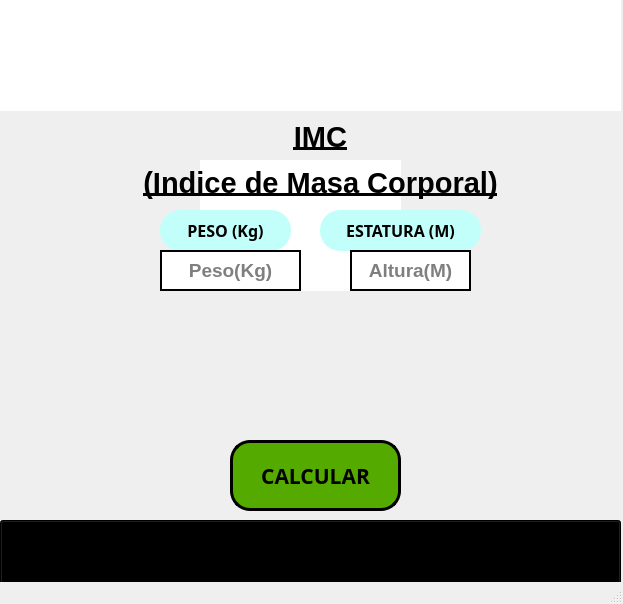
<?xml version="1.0" encoding="UTF-8"?>
<ui version="4.0">
 <class>MainWindow</class>
 <widget class="QMainWindow" name="MainWindow">
  <property name="geometry">
   <rect>
    <x>0</x>
    <y>0</y>
    <width>623</width>
    <height>604</height>
   </rect>
  </property>
  <property name="windowTitle">
   <string>MainWindow</string>
  </property>
  <property name="styleSheet">
   <string notr="true"/>
  </property>
  <widget class="QWidget" name="centralwidget">
   <widget class="QPushButton" name="btn_calcular">
    <property name="enabled">
     <bool>true</bool>
    </property>
    <property name="geometry">
     <rect>
      <x>230</x>
      <y>440</y>
      <width>171</width>
      <height>71</height>
     </rect>
    </property>
    <property name="font">
     <font>
      <family>Arial Black</family>
      <pointsize>16</pointsize>
      <weight>75</weight>
      <bold>true</bold>
     </font>
    </property>
    <property name="styleSheet">
     <string notr="true">background-color: rgb(85, 170, 0);
border-radius: 20px;
border: 3px solid black;</string>
    </property>
    <property name="text">
     <string>CALCULAR</string>
    </property>
   </widget>
   <widget class="QLabel" name="label">
    <property name="geometry">
     <rect>
      <x>90</x>
      <y>110</y>
      <width>461</width>
      <height>101</height>
     </rect>
    </property>
    <property name="font">
     <font>
      <family>Arial</family>
      <pointsize>10</pointsize>
      <weight>75</weight>
      <bold>true</bold>
     </font>
    </property>
    <property name="styleSheet">
     <string notr="true"/>
    </property>
    <property name="lineWidth">
     <number>92</number>
    </property>
    <property name="text">
     <string>&lt;html&gt;&lt;head/&gt;&lt;body&gt;&lt;p align=&quot;center&quot;&gt;&lt;span style=&quot; font-size:22pt; text-decoration: underline;&quot;&gt;IMC&lt;/span&gt;&lt;/p&gt;&lt;p align=&quot;center&quot;&gt;&lt;span style=&quot; font-size:22pt; outline:2px white; text-decoration: underline&quot;&gt;(Indice de Masa Corporal)&lt;/span&gt;&lt;/p&gt;&lt;/body&gt;&lt;/html&gt;</string>
    </property>
   </widget>
   <widget class="QLabel" name="label_2">
    <property name="geometry">
     <rect>
      <x>160</x>
      <y>210</y>
      <width>131</width>
      <height>41</height>
     </rect>
    </property>
    <property name="font">
     <font>
      <family>Arial Black</family>
      <pointsize>12</pointsize>
      <weight>75</weight>
      <bold>true</bold>
     </font>
    </property>
    <property name="styleSheet">
     <string notr="true">background-color: rgb(194, 255, 250);
border-radius: 20px;</string>
    </property>
    <property name="text">
     <string>&lt;html&gt;&lt;head/&gt;&lt;body&gt;&lt;p align=&quot;center&quot;&gt;&lt;span style=&quot; font-size:12pt;&quot;&gt;PESO (Kg)&lt;/span&gt;&lt;/p&gt;&lt;/body&gt;&lt;/html&gt;</string>
    </property>
   </widget>
   <widget class="QLabel" name="label_3">
    <property name="geometry">
     <rect>
      <x>320</x>
      <y>210</y>
      <width>161</width>
      <height>41</height>
     </rect>
    </property>
    <property name="font">
     <font>
      <family>Arial Black</family>
      <pointsize>12</pointsize>
      <weight>75</weight>
      <bold>true</bold>
     </font>
    </property>
    <property name="styleSheet">
     <string notr="true">background-color: rgb(194, 255, 250);
border-radius: 20px;</string>
    </property>
    <property name="text">
     <string>&lt;html&gt;&lt;head/&gt;&lt;body&gt;&lt;p align=&quot;center&quot;&gt;ESTATURA (M)&lt;/p&gt;&lt;/body&gt;&lt;/html&gt;</string>
    </property>
   </widget>
   <widget class="QLineEdit" name="txt_peso">
    <property name="geometry">
     <rect>
      <x>160</x>
      <y>250</y>
      <width>141</width>
      <height>41</height>
     </rect>
    </property>
    <property name="font">
     <font>
      <pointsize>14</pointsize>
      <weight>75</weight>
      <bold>true</bold>
     </font>
    </property>
    <property name="toolTip">
     <string>Ingrese solo valores numericos</string>
    </property>
    <property name="statusTip">
     <string>Ingrese su peso solo valores numericos...</string>
    </property>
    <property name="styleSheet">
     <string notr="true">background-color: rgb(255, 255, 255);
border-top-color: rgb(0, 0, 0);
border: 2px solid black;</string>
    </property>
    <property name="text">
     <string/>
    </property>
    <property name="alignment">
     <set>Qt::AlignCenter</set>
    </property>
    <property name="placeholderText">
     <string>Peso(Kg)</string>
    </property>
   </widget>
   <widget class="QLineEdit" name="txt_estatura">
    <property name="geometry">
     <rect>
      <x>350</x>
      <y>250</y>
      <width>121</width>
      <height>41</height>
     </rect>
    </property>
    <property name="font">
     <font>
      <pointsize>14</pointsize>
      <weight>75</weight>
      <bold>true</bold>
     </font>
    </property>
    <property name="toolTip">
     <string>Ingrese solo valores numericos</string>
    </property>
    <property name="statusTip">
     <string>Ingrese su altura en metros solo valores numericos...</string>
    </property>
    <property name="styleSheet">
     <string notr="true">background-color: rgb(255, 255, 255);
border: 2px solid black;</string>
    </property>
    <property name="alignment">
     <set>Qt::AlignCenter</set>
    </property>
    <property name="placeholderText">
     <string>Altura(M)</string>
    </property>
   </widget>
   <widget class="QLabel" name="label_4">
    <property name="geometry">
     <rect>
      <x>0</x>
      <y>110</y>
      <width>621</width>
      <height>471</height>
     </rect>
    </property>
    <property name="text">
     <string/>
    </property>
    <property name="pixmap">
     <pixmap>../PIP_Equipo4_Unidad1_Tarea/imagenes/im2.jpg</pixmap>
    </property>
    <property name="scaledContents">
     <bool>true</bool>
    </property>
   </widget>
   <widget class="QLabel" name="label_5">
    <property name="geometry">
     <rect>
      <x>200</x>
      <y>160</y>
      <width>201</width>
      <height>131</height>
     </rect>
    </property>
    <property name="styleSheet">
     <string notr="true">background-color: rgb(255, 255, 255);</string>
    </property>
    <property name="text">
     <string/>
    </property>
   </widget>
   <widget class="QLabel" name="label_10">
    <property name="geometry">
     <rect>
      <x>0</x>
      <y>0</y>
      <width>621</width>
      <height>111</height>
     </rect>
    </property>
    <property name="styleSheet">
     <string notr="true">background-color: rgb(255, 255, 255);</string>
    </property>
    <property name="text">
     <string/>
    </property>
    <property name="pixmap">
     <pixmap resource="../PIP_Equipo4_Unidad1_Clase/recursos_proyectos.qrc">:/imgUAT/imagenes/uat.png</pixmap>
    </property>
    <property name="scaledContents">
     <bool>true</bool>
    </property>
   </widget>
   <widget class="QLabel" name="label_6">
    <property name="geometry">
     <rect>
      <x>470</x>
      <y>420</y>
      <width>161</width>
      <height>111</height>
     </rect>
    </property>
    <property name="text">
     <string/>
    </property>
    <property name="pixmap">
     <pixmap>../PIP_Equipo4_Unidad1_Clase/imagenes/Equipo4.png</pixmap>
    </property>
    <property name="scaledContents">
     <bool>true</bool>
    </property>
   </widget>
   <widget class="QPushButton" name="btn_color">
    <property name="geometry">
     <rect>
      <x>0</x>
      <y>520</y>
      <width>621</width>
      <height>81</height>
     </rect>
    </property>
    <property name="font">
     <font>
      <pointsize>20</pointsize>
      <weight>75</weight>
      <bold>true</bold>
     </font>
    </property>
    <property name="styleSheet">
     <string notr="true">background-color: rgb(0, 0, 0);</string>
    </property>
    <property name="text">
     <string>IMC</string>
    </property>
   </widget>
   <zorder>label_4</zorder>
   <zorder>btn_calcular</zorder>
   <zorder>label_5</zorder>
   <zorder>label</zorder>
   <zorder>label_2</zorder>
   <zorder>label_3</zorder>
   <zorder>txt_estatura</zorder>
   <zorder>txt_peso</zorder>
   <zorder>label_10</zorder>
   <zorder>label_6</zorder>
   <zorder>btn_color</zorder>
  </widget>
  <widget class="QMenuBar" name="menubar">
   <property name="geometry">
    <rect>
     <x>0</x>
     <y>0</y>
     <width>623</width>
     <height>26</height>
    </rect>
   </property>
  </widget>
  <widget class="QStatusBar" name="statusbar"/>
 </widget>
 <resources>
  <include location="../PIP_Equipo4_Unidad1_Clase/recursos_proyectos.qrc"/>
  <include location="../PIP_Equipo4_Unidad1_Tarea/recursos_proyectos.qrc"/>
 </resources>
 <connections/>
</ui>
